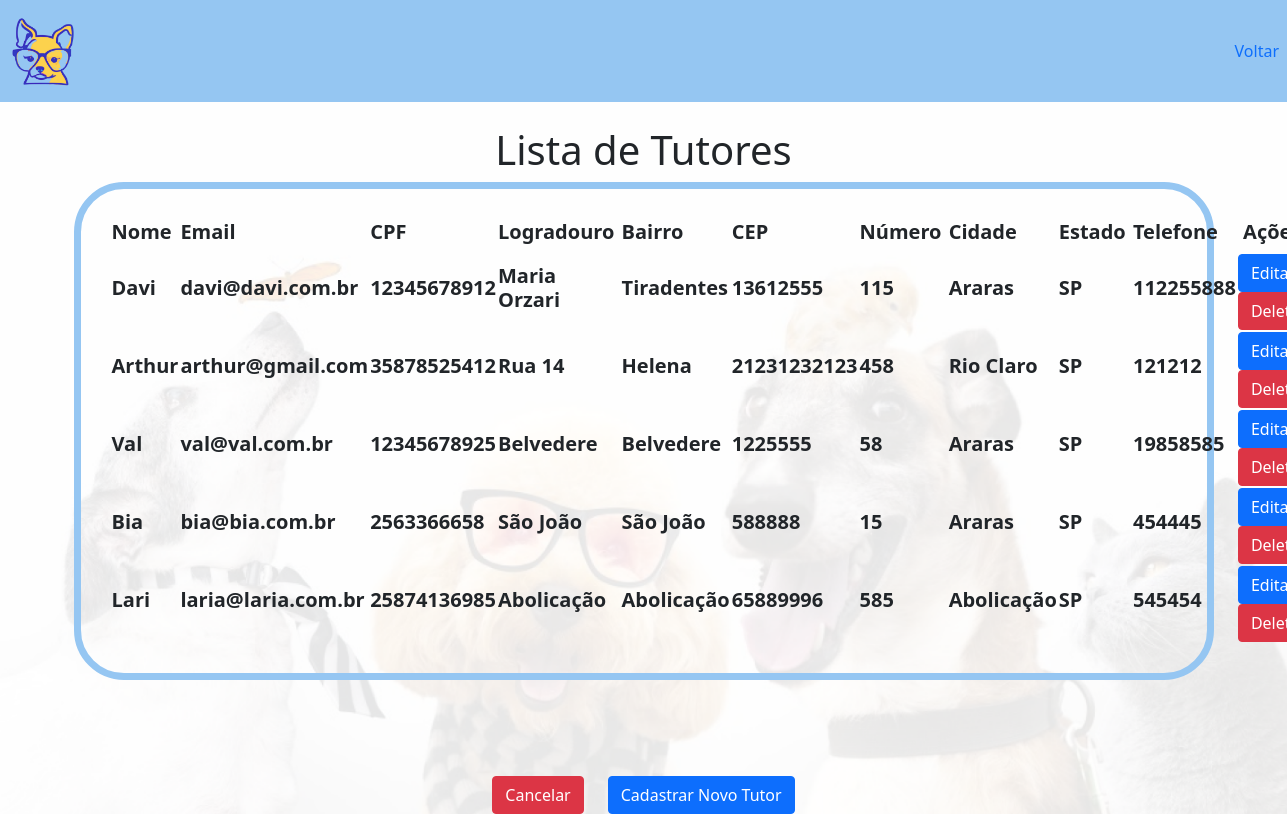
The page /atualizacaoTutor/ on the database its author committed.
### Aplicativo/models.py (models this page shows)
class cadastroTutorModel(models.Model):
    nometutor = models.CharField(max_length=255)
    email = models.CharField(max_length=255)
    logradouro = models.CharField(max_length=255)
    bairro = models.CharField(max_length=100)
    cep = models.CharField(max_length=255)
    numero = models.CharField(max_length=10)
    cidade = models.CharField('cidade',max_length=100, default = 'cidade')
    estado = models.CharField(max_length=3)
    telefone = models.CharField(max_length=15)
    password= models.CharField('password', max_length=20, default="passord")
    cpf= models.CharField('cpf',max_length=11,default='cpf')

### Aplicativo/views.py (the view)
# urls.py: path('atualizacaoTutor/', views.atualizacaoTutor, name='atualizacaoTutor'),
def atualizacaoTutor(request):
    tutores = cadastroTutorModel.objects.all()
    return render(request, 'atualizacaoTutor.html', {'tutor': tutores})

### Aplicativo/templates/atualizacaoTutor.html (shortened to what this page needs)
<!DOCTYPE html>
<html lang="en">
<head>
    {% load static %}
    <link rel="stylesheet" type="text/css" href="{% static 'css/index.css' %}">
    <link rel="stylesheet" type="text/css" href="{% static 'css/editar.css' %}">
    <link href="https://cdn.jsdelivr.net/npm/bootstrap@5.0.2/dist/css/bootstrap.min.css" rel="stylesheet"
>
</head>
<body>
    <nav class="navbar navbar-expand-lg custom-bg">
        <div class="collapse navbar-collapse" id="navbarNav">
            <ul class="navbar-nav">
                <li class="nav-item">
                    <a class="nav-link active left-link" aria-current="page" href="{% url 'index' %}">
                        <img src='{% static "Aplicativo/media/logo.png"%}' class="img">
                    </a>
                </li>
            </ul>
            <ul class="navbar-nav ms-auto">
                <li class="nav-item">
                    <a class="nav-link" href="{% url 'dashatualizacao' %}">Voltar</a>
                </li>
            </ul>
        </div>
    </nav><br>
    <div class="background-img">
        <h1 class="text-center">Lista de Tutores</h1>
        <div class="container">
            <table>
                <thead>
                    <tr>
                        <th><h5><b>Nome&nbsp;</b></h5></th>
                        <th><h5><b>Email&nbsp;</b></h5></th>
                        <th><h5><b>CPF&nbsp;</b></h5></th>
                        <th><h5><b>Logradouro&nbsp;</b></h5></th>
                        <th><h5><b>Bairro&nbsp;</b></h5></th>
                        <th><h5><b>CEP&nbsp;</b></h5></th>
                        <th><h5><b>Número&nbsp;</b></h5></th>
                        <th><h5><b>Cidade&nbsp;</b></h5></th>
                        <th><h5><b>Estado&nbsp;</b></h5></th>
                        <th><h5><b>Telefone&nbsp;</b></h5></th>
                        <th><h5><b>&nbsp;Ações</b></h5></th>
                    </tr>
                </thead>
                <tbody>
                    {% for tutor in tutor %}
                    <tr>
                        <td><h5><b>{{ tutor.nometutor }}</b></h5></td>
                        <td><h5><b>{{ tutor.email }}</b></h5></td>
                        <td><h5><b>{{ tutor.cpf }}</b></h5></td>
                        <td><h5><b>{{ tutor.logradouro }}</b></h5></td>
                        <td><h5><b>{{ tutor.bairro }}</b></h5></td>
                        <td><h5><b>{{ tutor.cep }}</b></h5></td>
                        <td><h5><b>{{ tutor.numero }}</b></h5></td>
                        <td><h5><b>{{ tutor.cidade }}</b></h5></td>
                        <td><h5><b>{{ tutor.estado }}</b></h5></td>
                        <td><h5><b>{{ tutor.telefone }}</b></h5></td>
                        <td>
                            <a href="/updateTutor/{{ tutor.id }}" class="btn btn-primary">Editar</a>
                            <a href="/deleteTutor/{{ tutor.id }}" class="btn btn-danger">Deletar</a>
                        </td>
                    </tr>
                    {% endfor %}
                </tbody>
            </table>
        </div>
        <br><br><br><br>
        <div class="row justify-content-center">
            <div class="col-auto">
                <a href="{% url 'home' %}" class="btn btn-danger">Cancelar</a>
            </div>
            <div class="col-auto">
                <a href="{% url 'cadastroTutor' %}" class="btn btn-primary">Cadastrar Novo Tutor</a>
            </div>
        </div>
    </div>
</html>

### Aplicativo/static/css/index.css (style rules this page uses)
.custom-bg { background-color: #95C6F2; }

### Aplicativo/static/css/editar.css (style rules this page uses)
body { background-image: url('../Aplicativo/media/fundo_opaco.png'); background-size: cover; background-repeat: no-repeat; background-attachment: fixed; }

### Aplicativo/templates/atualizacaoTutor.html (style rules this page uses)
.container { border: 7px solid #95C6F2; border-radius: 50px; padding: 30px; width: fit-content; }
.img { width: 70px; height: 70px; }

### rows shown on the page
cadastroTutorModel: nometutor "Davi", email "davi@davi.com.br", cpf "12345678912", logradouro "Maria Orzari", bairro "Tiradentes", cep "13612555", numero "115", cidade "Araras", estado "SP", telefone "112255888"
cadastroTutorModel: nometutor "Arthur", email "arthur@gmail.com", cpf "35878525412", logradouro "Rua 14", bairro "Helena", cep "21231232123", numero "458", cidade "Rio Claro", estado "SP", telefone "121212"
cadastroTutorModel: nometutor "Val", email "val@val.com.br", cpf "12345678925", logradouro "Belvedere", bairro "Belvedere", cep "1225555", numero "58", cidade "Araras", estado "SP", telefone "19858585"
cadastroTutorModel: nometutor "Bia", email "bia@bia.com.br", cpf "2563366658", logradouro "São João", bairro "São João", cep "588888", numero "15", cidade "Araras", estado "SP", telefone "454445"
cadastroTutorModel: nometutor "Lari", email "laria@laria.com.br", cpf "25874136985", logradouro "Abolicação", bairro "Abolicação", cep "65889996", numero "585", cidade "Abolicação", estado "SP", telefone "545454"
